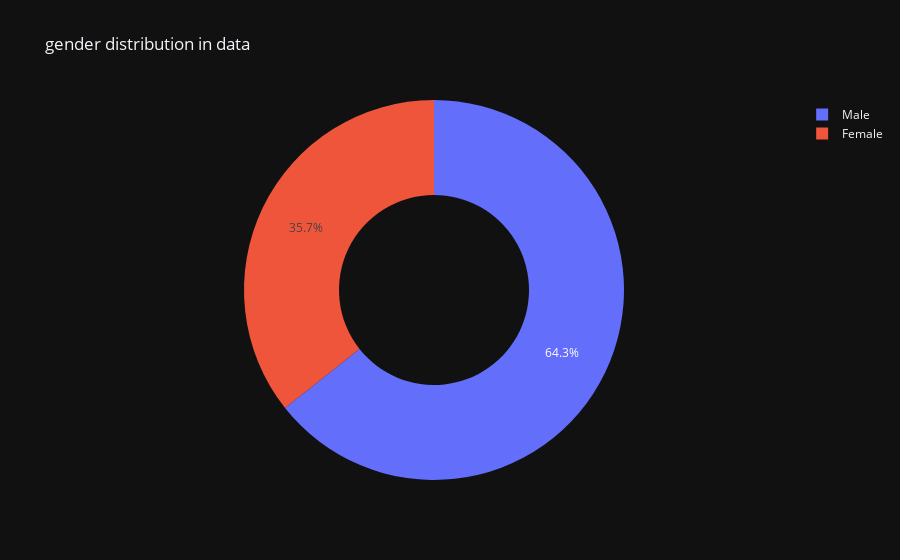

The code cell stored with this chart in its notebook:
### Code cell
# donut chart
gc= tips['sex'].value_counts()
px.pie(gc, gc.index, 
       gc.values,
       title= 'gender distribution in data',
        template='plotly_dark',
        hole=0.5
          )

### Figure 1 — Plotly figure (JSON) as saved in the notebook; plotly's stock layout.template omitted (floating-point values rounded to 4 significant figures)
{"data": [{"domain": {"x": [0, 1], "y": [0, 1]}, "hole": 0.5, "hovertemplate": "sex=%{label}<br>value=%{value}<extra></extra>", "labels": ["Male", "Female"], "legendgroup": "", "name": "", "showlegend": true, "type": "pie", "values": [157, 87]}], "layout": {"legend": {"tracegroupgap": 0}, "title": {"text": "gender distribution in data"}}}
